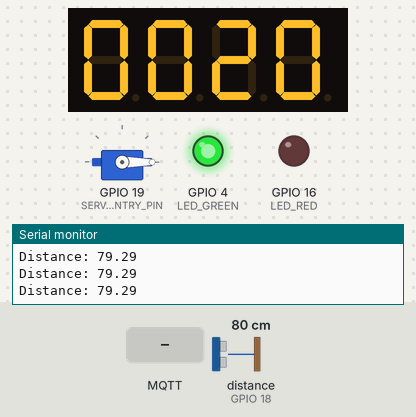
Bench run of a sketch on a simulated ESP32. Parts: servo, 4-digit seven-segment display, output pins drawn as LEDs (lit = HIGH), the last lines printed to the serial monitor. Wiring (inferred from the names in the program): ultrasonic range finder: trigger GPIO 5; echo GPIO 18. The inputs (shaded band) are chosen by the test bench; at power-on: distance to the obstacle (sensor on GPIO 18) 80 cm. The echo pulse lasts 58.3 µs per cm; WiFi joins after 1.5 s; servers stay silent unless stated; no MQTT or app messages arrive unless stated; pins used as bus, display or sensor lines are not drawn.

Above: at 2.7 s.
2.8 s: MQTT message "parking/status" arrives on the first subscribed topic
At 3.8 s:
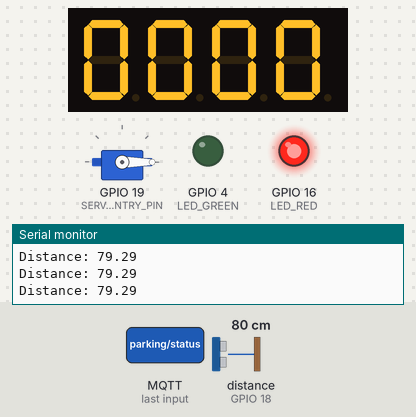
4.3 s: MQTT message "5" arrives on the first subscribed topic
At 5.1 s:
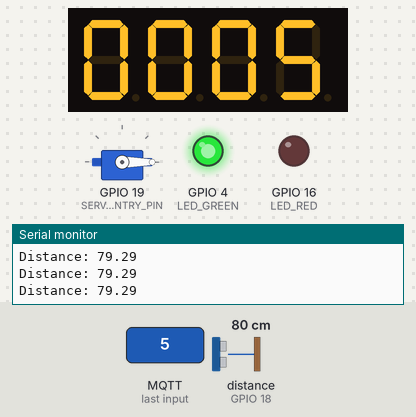
5.8 s: distance to the obstacle (sensor on GPIO 18) set to 18 cm
7.3 s: distance to the obstacle (sensor on GPIO 18) set to 14 cm
At 7.8 s:
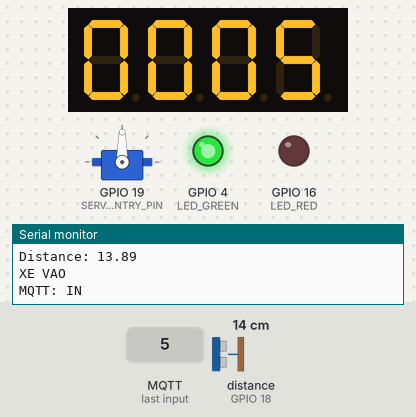
8.8 s: MQTT message "0" arrives on the first subscribed topic
At 10.8 s:
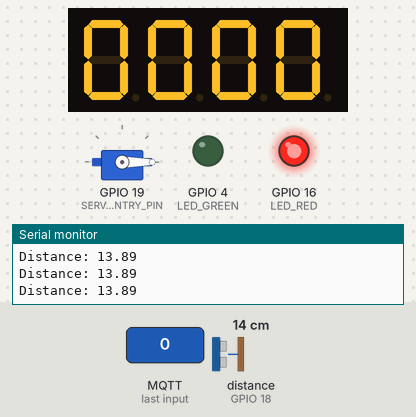
11.8 s: MQTT message "90" arrives on the first subscribed topic
At 12.8 s:
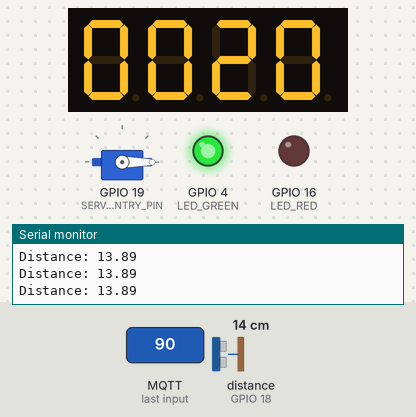
Timing chart, 0 to 14.3 s (numbered marks = the images above; inputs shaded):
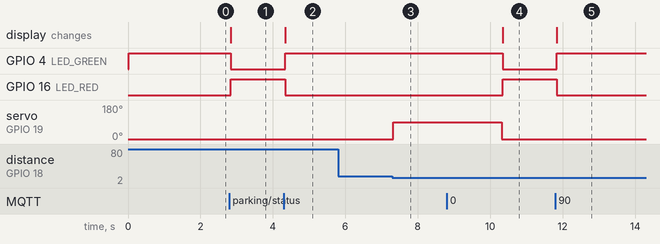

Measured:
- the behaviour switches between 16 and 15 cm on distance to the obstacle (sensor on GPIO 18) (found by bisection; images 2 and 3)
- after the input at 2.8 s, GPIO 4 (LED_GREEN): HIGH → LOW at once; GPIO 16 (LED_RED): LOW → HIGH at once; the display: changes at once (image 1)
- after the input at 4.3 s, GPIO 4 (LED_GREEN): LOW → HIGH at once; GPIO 16 (LED_RED): HIGH → LOW at once; the display: changes after 0.05 s (image 2)
- after the input at 7.3 s, servo on GPIO 19 (SERVO_ENTRY_PIN): 0° → 90° at once
- after the input at 8.8 s, GPIO 4 (LED_GREEN): HIGH → LOW after 1.5 s; GPIO 16 (LED_RED): LOW → HIGH after 1.5 s; the display: changes after 1.5 s (image 4)
- after the input at 11.8 s, GPIO 4 (LED_GREEN): LOW → HIGH at once; GPIO 16 (LED_RED): HIGH → LOW at once; the display: changes at once (image 5)

The sketch:

ENTRY.ino
```cpp
#include <WiFi.h>
#include <PubSubClient.h>
#include <ESP32Servo.h>
#include <TM1637Display.h>


const char* ssid = "NVQ";
const char* password = "17012004";

const char* mqtt_server = "10.12.175.1";

#define TRIG_PIN 5
#define ECHO_PIN 18

#define LED_GREEN 4
#define LED_RED 16

#define SERVO_ENTRY_PIN 19

Servo servoEntry;


#define TM_CLK 21
#define TM_DIO 22

TM1637Display display(TM_CLK, TM_DIO);


WiFiClient espClient;
PubSubClient client(espClient);


int emptySlot = 20;

bool carIn = false;

// ĐO KHOẢNG CÁCH
float distanceRead()
{
  digitalWrite(TRIG_PIN, LOW);

  delayMicroseconds(2);

  digitalWrite(TRIG_PIN, HIGH);

  delayMicroseconds(10);

  digitalWrite(TRIG_PIN, LOW);


  long time = pulseIn(
    ECHO_PIN,
    HIGH,
    30000
  );


  if (time == 0)
  {
    return 999;
  }


  return time * 0.034 / 2;
}


void setupWifi()
{
  Serial.print("Connecting WIFI");

  WiFi.begin(
    ssid,
    password
  );


  while (WiFi.status() != WL_CONNECTED)
  {
    delay(500);

    Serial.print(".");
  }


  Serial.println();

  Serial.println("WIFI OK");


  Serial.print("ESP IP: ");

  Serial.println(
    WiFi.localIP()
  );
}

void callback(
  char* topic,
  byte* payload,
  unsigned int length
)
{
  String msg = "";


  for (int i = 0; i < length; i++)
  {
    msg += (char)payload[i];
  }


  Serial.print("MQTT DATA: ");

  Serial.println(msg);


  // Nhận số chỗ trống
  if (String(topic) == "parking/status")
  {
    emptySlot = msg.toInt();


    // Không cho vượt giới hạn
    if (emptySlot < 0)
    {
      emptySlot = 0;
    }

    if (emptySlot > 20)
    {
      emptySlot = 20;
    }


    Serial.print("EMPTY SLOT = ");

    Serial.println(emptySlot);
  }
}

// MQTT CONNECT

void reconnect()
{
  if (!client.connected())
  {
    Serial.print("Connecting MQTT...");


    if (client.connect("ESP32_ENTRY"))
    {
      Serial.println("OK");


      client.subscribe(
        "parking/status"
      );
    }
    else
    {
      Serial.print("FAILED state=");

      Serial.println(
        client.state()
      );
    }
  }
}

void setup()
{
  Serial.begin(115200);
  pinMode(
    TRIG_PIN,
    OUTPUT
  );

  pinMode(
    ECHO_PIN,
    INPUT
  );
  pinMode(
    LED_GREEN,
    OUTPUT
  );

  pinMode(
    LED_RED,
    OUTPUT
  );

  servoEntry.setPeriodHertz(50);


  servoEntry.attach(
    SERVO_ENTRY_PIN,
    500,
    2400
  );


  // Đóng barrier lúc khởi động

  servoEntry.write(0);
  display.setBrightness(7);


  // Hiển thị ban đầu 20 chỗ
  display.showNumberDec(
    emptySlot,
    true
  );

  digitalWrite(
    LED_GREEN,
    HIGH
  );

  digitalWrite(
    LED_RED,
    LOW
  );
  setupWifi();

  client.setServer(
    mqtt_server,
    1883
  );

  client.setCallback(callback);
}

void loop()
{
  if (!client.connected())
  {
    reconnect();
  }

  client.loop();
  display.showNumberDec(
    emptySlot,
    true
  );

  if (emptySlot > 0)
  {
    digitalWrite(
      LED_GREEN,
      HIGH
    );

    digitalWrite(
      LED_RED,
      LOW
    );
  }
  else
  {
    digitalWrite(
      LED_GREEN,
      LOW
    );

    digitalWrite(
      LED_RED,
      HIGH
    );
  }


  float d = distanceRead();


  Serial.print("Distance: ");

  Serial.println(d);

  // XE VÀO
  if (
    d < 15 &&
    carIn == false
  )
  {
    carIn = true;


    // Chỉ cho xe vào khi còn chỗ

    if (emptySlot > 0)
    {
      Serial.println("XE VAO");

      servoEntry.write(90);

      if (client.connected())
      {
        client.publish(
          "parking/entry",
          "IN"
        );

        Serial.println(
          "MQTT: IN"
        );
      }
      else
      {
        Serial.println(
          "MQTT KHONG KET NOI"
        );
      }

      delay(3000);
      servoEntry.write(0);

      Serial.println(
        "DONG THANH CHAN"
      );
    }
    else
    {
      Serial.println(
        "BAI DA DAY"
      );
    }
  }
  if (d > 30)
  {
    carIn = false;
  }
}
```
